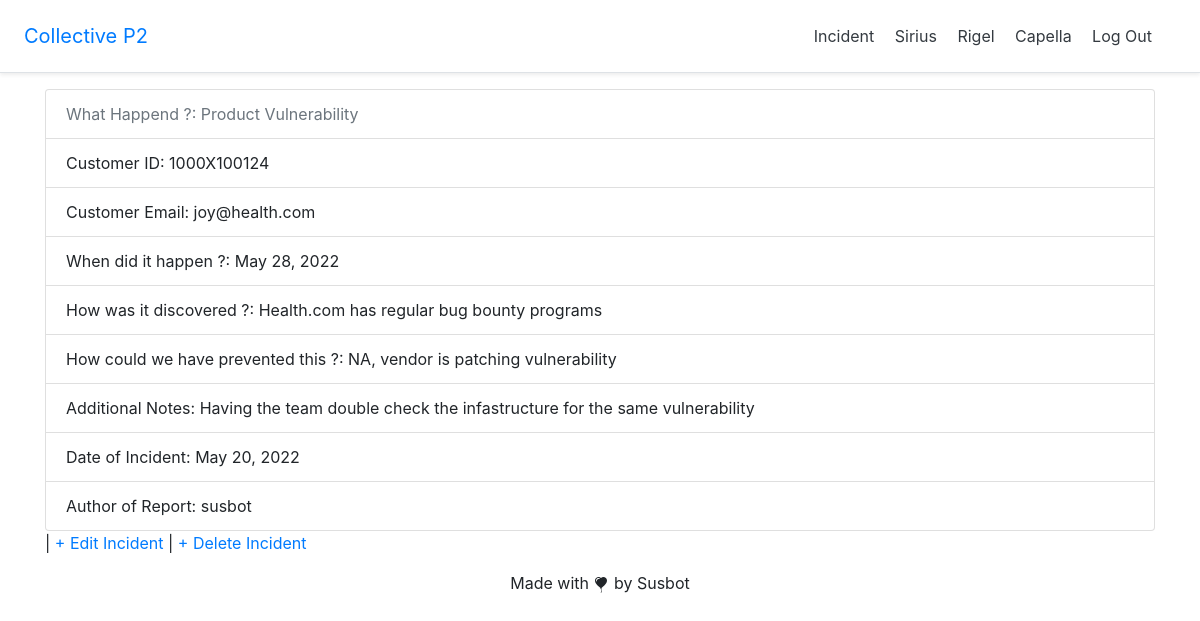
The page /incidents/3/ (signed in) on the database its author committed.
### incidents/models.py (models this page shows, shortened)
class Incident(models.Model):
    what_happened = models.CharField(max_length=40, choices=incident_type)
    customer_id = models.CharField(max_length=15)
    customer_email = models.EmailField()
    when_did_it_happen = models.DateField(auto_now_add=True, editable=False)
    how_was_it_discovered = models.TextField()
    how_could_we_have_prevented_this = models.TextField()
    additional_notes = models.TextField()
    data_of_incident = models.DateField(auto_now=False)
    author = models.ForeignKey(
        get_user_model(),
        on_delete=models.CASCADE
    )

### accounts/models.py (models this page shows)
class CustomUser(AbstractUser):
    age = models.PositiveIntegerField(null=True, blank=True)

### incidents/views.py (the view)
# urls.py: path('<int:pk>/', HomeDetailView.as_view(), name='incidents/incident_detail'),
class HomeDetailView(LoginRequiredMixin, DetailView):
    model = Incident
    template_name = 'incidents/incident_detail.html'

### templates/incidents/incident_detail.html
{% extends 'base.html' %}
{% block content %}
    <div class="post-entry">
        <ul class="list-group">
            <li class="list-group-item disabled" aria-disabled="true">What Happend ?: {{ incident.what_happened }}</li>
            <li class="list-group-item">Customer ID: {{ incident.customer_id }}</li>
            <li class="list-group-item">Customer Email: {{ incident.customer_email }}</li>
            <li class="list-group-item">When did it happen ?: {{ incident.when_did_it_happen }}</li>
            <li class="list-group-item">How was it discovered ?: {{ incident.how_was_it_discovered }}</li>
            <li class="list-group-item">How could we have prevented this ?: {{ incident.how_could_we_have_prevented_this }}</li>
            <li class="list-group-item">Additional Notes: {{ incident.additional_notes }}</li>
            <li class="list-group-item">Date of Incident: {{ incident.data_of_incident }}</li>
            <li class="list-group-item">Author of Report: {{ incident.author }}</li>
        </ul>
    </div>
    |<a href="{% url 'incidents/incident_edit' incident.pk %}"> + Edit Incident</a> |
    <a href="{% url 'incidents/incident_delete' incident.pk %}"> + Delete Incident</a>
{% endblock content %}

### rows shown on the page
Incident: what_happened "Product Vulnerability", customer_id "1000X100124", customer_email "joy@health.com", when_did_it_happen "May 28, 2022", how_was_it_discovered "Health.com has regular bug bounty programs", how_could_we_have_prevented_this "NA, vendor is patching vulnerability", additional_notes "Having the team double check the infastructure for the same vulnerability", data_of_incident "May 20, 2022", author "susbot"
